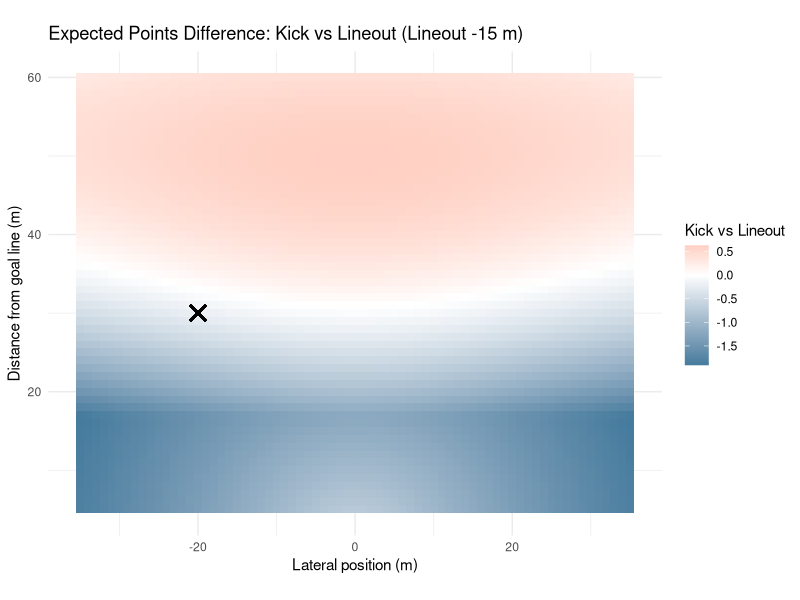
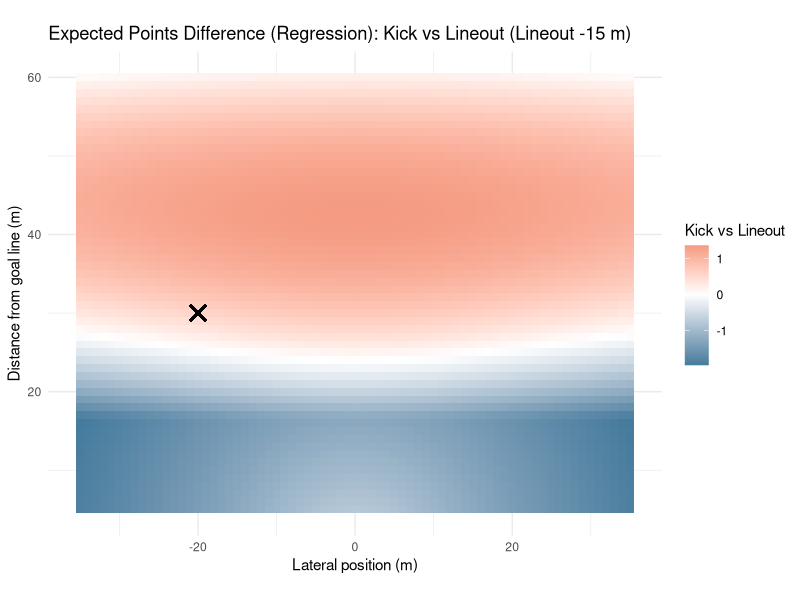
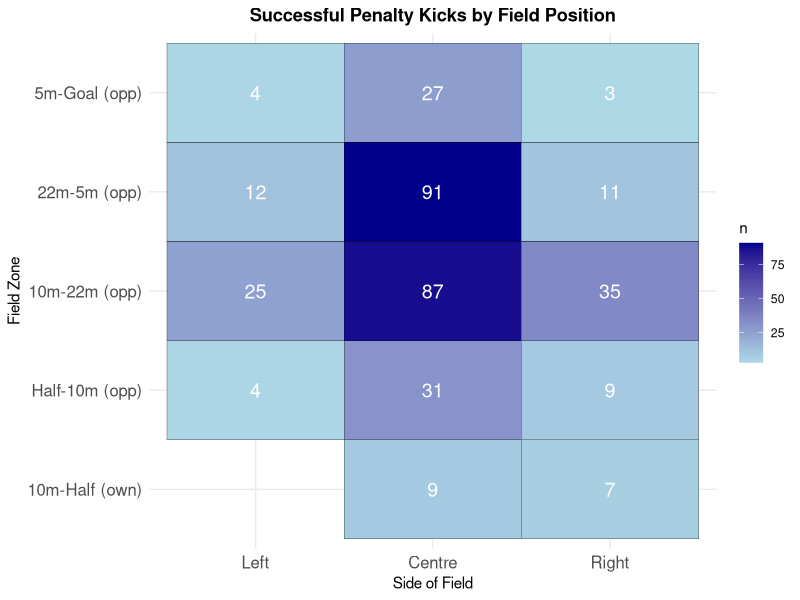
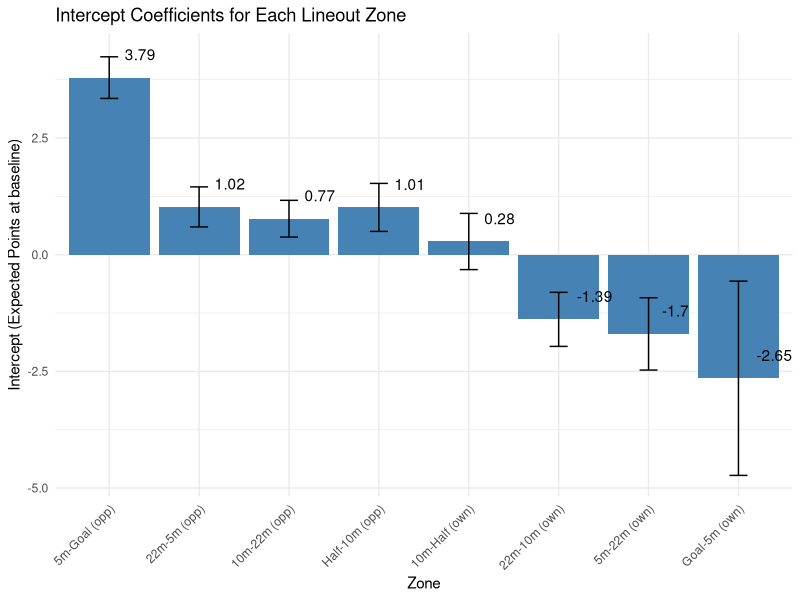
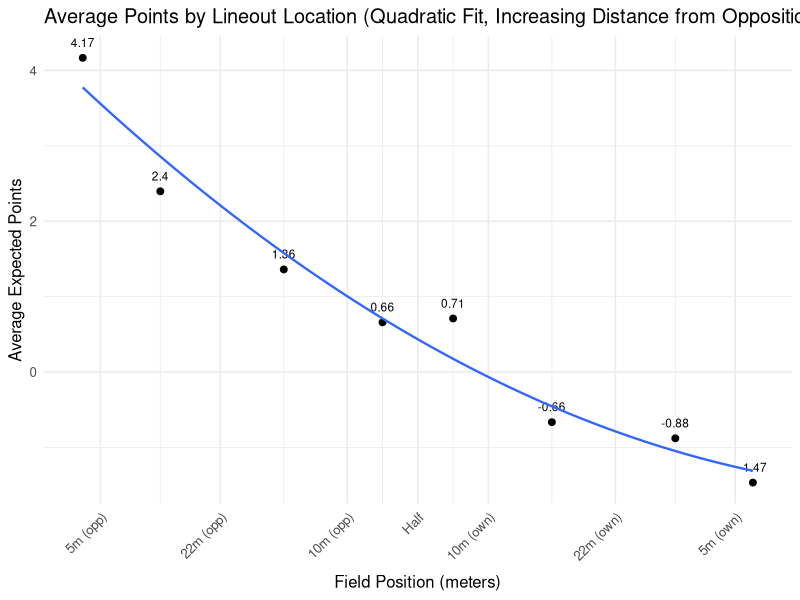
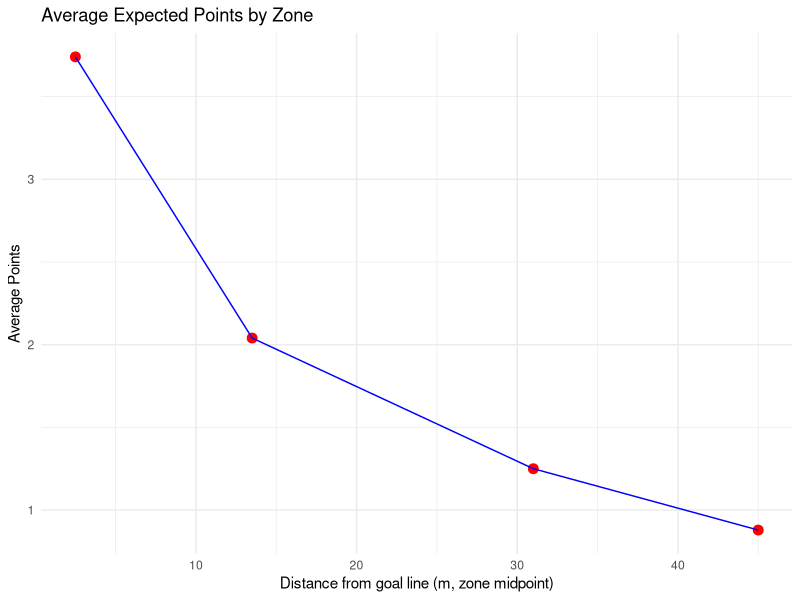
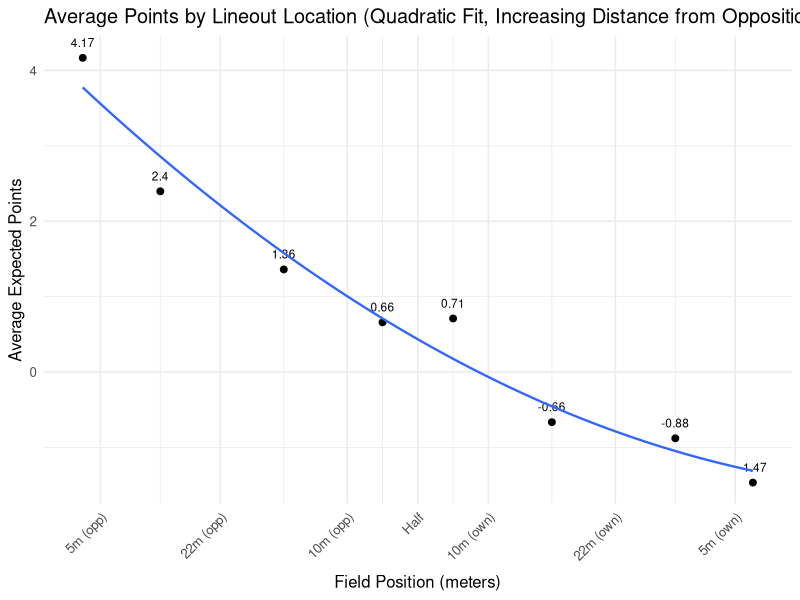
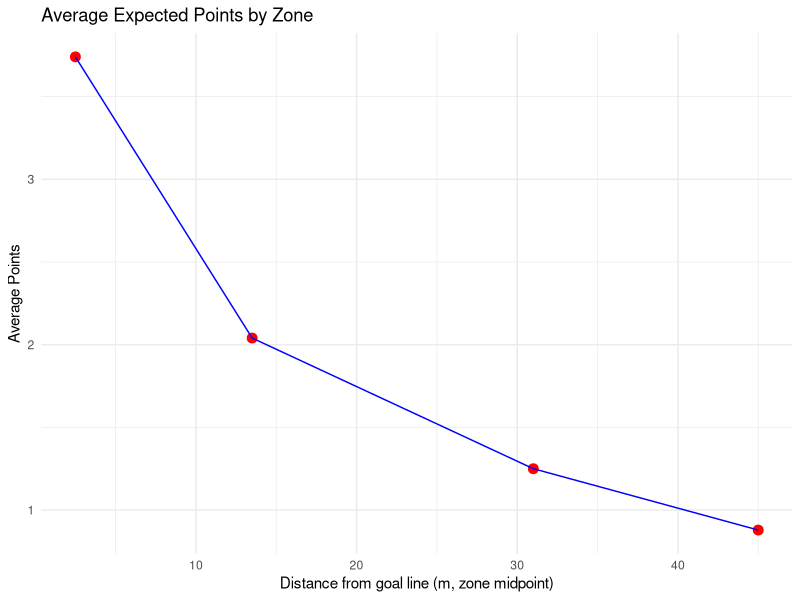

These charts were generated, in order, by the following R code:
##################
### REFERENCES ###
##################

# setwd("/Users/kennywatts/Documents/GitHub/Rugby-Expected-Points/")

## Links to Article
# https://www.data-ruck.com/blog/predicting-kicks-outcome/
# https://journals.sagepub.com/doi/10.1177/22150218251365220

## Data Download Link
# https://zenodo.org/api/records/13851563/files-archive

# Goal Kicking Data
# https://www.sciencedirect.com/science/article/pii/S1440244014000255


################
### PACKAGES ###
################

# install.packages("patchwork")
library(patchwork)

# install.packages("stringr")
library(stringr)

# install.packages("tidyverse")
library(tidyverse)

# install.packages("dplyr")
library(dplyr)

#################
### DATA LOAD ###
#################

# run from project directory (or within .Rproj)
phase_data = read_csv("data/phase_2018-19.csv")
# preview data
head(phase_data)

########################
### DATA EXPLORATION ###
#######################

# location where the phase began, determined determined by the metre lines dividing the pitch
unique(phase_data$Location)

# period between subsequent rucks
unique(phase_data$Phase)

# location on the pitch where the phase began, determined by the lineout lines dividing the pitch
unique(phase_data$Side)

# how did the play start?
unique(phase_data$Play_Start)

# upon scoring, the event was assigned to all phases since the previous scoring event
unique(phase_data$Outcome)

# points difference (I'm assuming for whoever has possession of the ball)
## oftentimes this is from perspective of the home team, but if it flips back and forth w/ possession then you're right
unique(phase_data$Points_Difference)

# phase data including cards

phase_data_cards <- phase_data

# remove instances when cards occur
phase_data <- phase_data %>%
  filter(
    Red_Cards_Own == 0,
    Red_Cards_Opp == 0,
    Yellow_Cards_Own == 0,
    Yellow_Cards_Opp == 0
  ) %>%
  select(-Red_Cards_Own, -Red_Cards_Opp, -Yellow_Cards_Own, -Yellow_Cards_Opp)

# get restarts
restarts <- phase_data %>%
  filter(Play_Start == "Restart Kick", Phase ==1)

# list of unique restart locations
unique(restarts$Location)

# successfulpenalty kicks and locations
successful_penalty_kicks <- phase_data %>%
  arrange(ID) %>% 
  mutate(
    prev_location = lag(Location),          # previous play location
    prev_team = lag(Team_In_Poss),          # previous team in possession
    prev_side = lag(Side),                  # previous side
    score_change = Points_Difference - lag(Points_Difference),
    
    # flip certain "own" zones to "opp"
    prev_location = case_when(
      prev_location == "Goal-5m (own)"   ~ "5m-Goal (opp)",
      prev_location == "5m-22m (own)"    ~ "22m-5m (opp)",
      prev_location == "22m-10m (own)"   ~ "10m-22m (opp)",
      TRUE ~ prev_location
    )
  ) %>%
  # isolate for 3-point scores
  filter(
    abs(score_change) == 3
  ) %>%
  select(ID, Round, Home, Away, Location, prev_location, prev_team, prev_side, Points_Difference, Outcome)
# preview data
print(successful_penalty_kicks)


# mapping successful penalty kicks

zone_levels <- c("Goal-5m (own)", "5m-22m (own)", "22m-10m (own)", "10m-Half (own)",
                 "Half-10m (opp)", "10m-22m (opp)", "22m-5m (opp)", "5m-Goal (opp)")

successful_penalty_kicks <- successful_penalty_kicks %>%
  mutate(
    prev_location = factor(prev_location, levels = zone_levels),
    prev_side = factor(prev_side, levels = c("Left", "Centre", "Right"))
  )

field_counts <- successful_penalty_kicks %>%
  count(prev_location, prev_side)

p1 <- ggplot(field_counts, aes(x = prev_side, y = prev_location, fill = n)) +
  geom_tile(color = "black") +
  geom_text(aes(label = n), color = "white", size = 5) +
  scale_fill_gradient(low = "lightblue", high = "darkblue") +
  labs(title = "Successful Penalty Kicks by Field Position",
       x = "Side of Field",
       y = "Field Zone") +
  theme_minimal() +
  theme(
    axis.text.x = element_text(size = 12),
    axis.text.y = element_text(size = 12),
    plot.title = element_text(hjust = 0.5, face = "bold")
  )

ggsave("plots/penalty_kicks_by_position.png", p1, width = 10, height = 8, dpi = 300)

# expected points of lineout in different locations

phase_data <- phase_data %>%
  mutate(
    # extract signed numbers inside parentheses: (+3), (-3), etc.
    points = str_extract(Outcome, "[-+]?\\d+") %>% as.numeric(),
    
    # handle cases with no number (e.g. "no score", turnovers)
    points = ifelse(is.na(points), 0, points)
  )

zones <- c(
  "5m-Goal (opp)",
  "22m-5m (opp)",
  "10m-22m (opp)",
  "Half-10m (opp)",
  "10m-Half (own)",
  "22m-10m (own)",
  "5m-22m (own)",
  "Goal-5m (own)"
)

lineouts_clean <- phase_data %>%
  filter(
    Play_Start == "Lineout",
    Location %in% zones,
    Phase == 1
  ) %>%
  arrange(Round, Home, Away, Team_In_Poss, desc(Seconds_Remaining))

expected_points_by_zone <- lineouts_clean %>%
  group_by(Location) %>%
  summarise(
    n_phases = n(),
    avg_points = mean(points, na.rm = TRUE),
    total_points = sum(points, na.rm = TRUE),
    .groups = "drop"
)

print(expected_points_by_zone)

#####
# Expected points using linear regression
#####

last_play <- phase_data_cards %>%
  group_by(Round, Home, Away) %>%
  filter(ID == max(ID)) %>%
  ungroup() %>%
  mutate(
    last_play_points = str_extract(Outcome, "[-+]?\\d+") %>% as.numeric(),
    last_play_points = ifelse(is.na(last_play_points), 0, last_play_points),
    
    Score_Change = last_play_points,
    
    Final_Points_Difference = Points_Difference + Score_Change,
    Final_Points_Diff_Home = if_else(Team_In_Poss == "Home",
                                     Final_Points_Difference,
                                     -Final_Points_Difference)
)

# making win percentage column

matches <- last_play %>%
  select(Round, Home, Away, Final_Points_Diff_Home) %>%
  distinct()

team_games <- matches %>%
  pivot_longer(cols = c(Home, Away),
               names_to = "Side",
               values_to = "Team") %>%
  mutate(
    Win = case_when(
      Side == "Home" & Final_Points_Diff_Home > 0 ~ 1,
      Side == "Home" & Final_Points_Diff_Home <= 0 ~ 0,
      Side == "Away" & Final_Points_Diff_Home < 0 ~ 1,
      Side == "Away" & Final_Points_Diff_Home >= 0 ~ 0
    ),
    Round = as.numeric(Round)
  ) %>%
  arrange(Team, Round)

team_games <- team_games %>%
  group_by(Team) %>%
  arrange(Round) %>%
  mutate(
    Games_Played = lag(row_number(), default = 0),
    Wins_Before = lag(cumsum(Win), default = 0),
    WinPct_Before = if_else(Games_Played == 0, 0.5, Wins_Before / Games_Played)
  ) %>%
  ungroup()

phase_data_cards <- phase_data_cards %>%
  mutate(
    Team_for_join = case_when(
      Team_In_Poss == "Home" ~ Home,
      Team_In_Poss == "Away" ~ Away
    )
  )

phase_data_cards <- phase_data_cards %>%
  left_join(
    team_games %>% select(Team, Round, WinPct_Before),
    by = c("Team_for_join" = "Team", "Round" = "Round")
  )

regression_lineouts <- phase_data_cards %>%
  filter(
    Play_Start == "Lineout",
    Location %in% zones,
    Phase == 1
  )

regression_lineouts <- regression_lineouts %>%
  mutate(
    Home_Attack = if_else(Team_In_Poss == "Home", 1, 0)
  )

regression_lineouts <- regression_lineouts %>%
  mutate(
    Opponent = if_else(Team_In_Poss == "Home", Away, Home)
  ) %>%
  left_join(
    team_games %>% select(Team, Round, WinPct_Before) %>%
      rename(Opponent = Team,
             Opponent_WinPct = WinPct_Before),
    by = c("Opponent", "Round")
  )

regression_lineouts <- regression_lineouts %>%
  mutate(
    WinPct_Diff = WinPct_Before - Opponent_WinPct
  )

regression_lineouts <- regression_lineouts %>%
  mutate(
    Card_Diff = (Yellow_Cards_Opp + Red_Cards_Opp) - (Yellow_Cards_Own + Red_Cards_Own)
  )

regression_lineouts <- regression_lineouts %>%
  mutate(
  points = str_extract(Outcome, "[-+]?\\d+") %>% as.numeric(),
  points = ifelse(is.na(points), 0, points))

lineouts_by_zone <- split(regression_lineouts, regression_lineouts$Location)

zone_regressions <- list()

for (zone_name in names(lineouts_by_zone)) {
  df <- lineouts_by_zone[[zone_name]]
  
  lm_zone <- lm(points ~ Seconds_Remaining + Home_Attack + WinPct_Diff + Card_Diff, data = df)
  
  zone_regressions[[zone_name]] <- lm_zone
}

# Expected points for each zone using regression

library(broom)

zone_coefficients <- lapply(names(zone_regressions), function(zone) {
  broom::tidy(zone_regressions[[zone]]) %>%
    mutate(Location = zone)
}) %>%
  bind_rows()

zones_order <- c(
  "5m-Goal (opp)",
  "22m-5m (opp)",
  "10m-22m (opp)",
  "Half-10m (opp)",
  "10m-Half (own)",
  "22m-10m (own)",
  "5m-22m (own)",
  "Goal-5m (own)"
)

intercepts <- zone_coefficients %>%
  filter(term == "(Intercept)")

intercepts <- intercepts %>%
  mutate(Location = factor(Location, levels = zones_order))

reg_plot <- ggplot(intercepts, aes(x = Location, y = estimate)) +
  geom_col(fill = "steelblue") +
  geom_errorbar(aes(ymin = estimate - std.error, ymax = estimate + std.error), width = 0.2) +
  geom_text(aes(label = round(estimate, 2)),
            nudge_y = 0.5,   # move labels slightly above the bars
            hjust = -0.5) +   # center horizontally
  labs(
    x = "Zone",
    y = "Intercept (Expected Points at baseline)",
    title = "Intercept Coefficients for Each Lineout Zone"
  ) +
  theme_minimal() +
  theme(axis.text.x = element_text(angle = 45, hjust = 1))

ggsave("plots/reg_plot.png", reg_plot, width = 10, height = 6, dpi = 300)

# Expected Points of Lineout All Areas of the pitch

expected_points_by_zone <- lineouts_clean %>%
  group_by(Location) %>%
  summarise(
    n_phases = n(),
    avg_points = mean(points, na.rm = TRUE),
    total_points = sum(points, na.rm = TRUE),
    .groups = "drop"
  ) %>%
  mutate(Location = factor(Location, levels = zones_order)) %>%
  arrange(Location)

expected_points_regression <- intercepts %>%
  mutate(Location = factor(Location, levels = zones_order)) %>%
  arrange(Location)

# Print Table
print(expected_points_by_zone)

# Plot of Meteres vs Expected Points of Lineout

field_lines <- c(5, 22, 40, 50, 60, 78, 95)
line_names <- c("5m (opp)", "22m (opp)", "10m (opp)", "Half", "10m (own)", "22m (own)", "5m (own)")

zone_meters <- c(2.5, 13.5, 31, 45, 55, 69, 86.5, 97.5)

expected_points_by_zone$Location <- factor(expected_points_by_zone$Location, levels = zones_order)
expected_points_by_zone$meter_x <- zone_meters[match(as.character(expected_points_by_zone$Location), zones_order)]

expected_points_regression$Location <- factor(expected_points_regression$Location, levels = zones_order)
expected_points_regression$meter_x <- zone_meters[match(as.character(expected_points_regression$Location), zones_order)]

# Computing Quadratic Minimum

quad_fit_tmp <- lm(avg_points ~ poly(meter_x, 2), data = expected_points_by_zone)
quad_fit_reg <- lm(estimate ~ poly(meter_x, 2), data = expected_points_regression)

grid_x <- seq(min(expected_points_by_zone$meter_x, na.rm = TRUE),
              max(expected_points_by_zone$meter_x, na.rm = TRUE),
              length.out = 2000)

pred_tmp <- predict(quad_fit_tmp, newdata = data.frame(meter_x = grid_x))
pred_reg <- predict(quad_fit_reg, newdata = data.frame(meter_x = grid_x))

cap_x <- grid_x[which.min(pred_tmp)]
cap_x_reg <- grid_x[which.min(pred_reg)]

lineout_plot <- ggplot(expected_points_by_zone, aes(x = meter_x, y = avg_points)) +
  geom_point(size = 2) +
  geom_text(aes(label = round(avg_points, 2)), vjust = -1.2, size = 3, check_overlap = TRUE) +
  geom_smooth(method = "lm", formula = y ~ poly(pmin(x,  cap_x), 2), se = FALSE, linewidth = 0.8) +
  scale_x_continuous(
    breaks = field_lines,
    labels = line_names,
    expand = expansion(add = c(3, 3)),
    limits = c(0, 100)  # ensures full field range
  ) +
  labs(
    title = "Average Points by Lineout Location (Quadratic Fit, Increasing Distance from Opposition Goal Line)",
    x = "Field Position (meters)",
    y = "Average Expected Points"
  ) +
  theme_minimal(base_size = 12) +
  theme(
    axis.text.x = element_text(angle = 45, hjust = 1),
    axis.title.x = element_text(margin = ggplot2::margin(t = unit(8, "pt")))
  )

ggsave("plots/lineout_plot.png", lineout_plot, width = 10, height = 6, dpi = 300)

df <- tibble::tibble(
  y_mid = c(31, 13.5, 2.5, 45),
  avg_points = c(1.25, 2.04, 3.74, 0.879)
)

p2 <- ggplot(df, aes(x = y_mid, y = avg_points)) +
  geom_point(size = 3, color = "red") +
  geom_line(group = 1, color = "blue") +
  labs(
    title = "Average Expected Points by Zone",
    x = "Distance from goal line (m, zone midpoint)",
    y = "Average Points"
  ) +
  theme_minimal()

ggsave("plots/expected_points_by_zone.png", p2, width = 10, height = 6, dpi = 300)

# Regression quad plot

lineout_plot_reg <- ggplot(expected_points_regression, aes(x = meter_x, y = estimate)) +
  geom_point(size = 2) +
  geom_text(aes(label = round(estimate, 2)), vjust = -1.2, size = 3, check_overlap = TRUE) +
  geom_smooth(method = "lm", formula = y ~ poly(pmin(x,  cap_x_reg), 3), se = FALSE, linewidth = 0.8) +
  scale_x_continuous(
    breaks = field_lines,
    labels = line_names,
    expand = expansion(add = c(3, 3)),
    limits = c(0, 100)  # ensures full field range
  ) +
  labs(
    title = "Average Points by Lineout Location (Cubic Fit, Increasing Distance from Opposition Goal Line)",
    x = "Field Position (meters)",
    y = "Average Expected Points"
  ) +
  theme_minimal(base_size = 12) +
  theme(
    axis.text.x = element_text(angle = 45, hjust = 1),
    axis.title.x = element_text(margin = ggplot2::margin(t = unit(8, "pt")))
  )

ggsave("plots/lineout_plot_reg.png", lineout_plot, width = 10, height = 6, dpi = 300)

df_reg <- tibble::tibble(
  y_mid = c(31, 13.5, 2.5, 45),
  estimate = c(1.25, 2.04, 3.74, 0.879)
)

p2_reg <- ggplot(df_reg, aes(x = y_mid, y = estimate)) +
  geom_point(size = 3, color = "red") +
  geom_line(group = 1, color = "blue") +
  labs(
    title = "Average Expected Points by Zone",
    x = "Distance from goal line (m, zone midpoint)",
    y = "Average Points"
  ) +
  theme_minimal()

ggsave("plots/expected_points_regression.png", p2_reg, width = 10, height = 6, dpi = 300)

# coefficients from logistic regression (REPLICATE THIS)
beta_angle <- 0.45
beta_distance <- -0.022
intercept <- -1.78

x_vals <- seq(-35, 35, by = 1)
y_vals <- seq(5, 60, by = 1)
grid <- expand.grid(x = x_vals, y = y_vals)

# SET THIS AS DEFAULT VALUE, CORRECT IF NOT SO
post_half_width <- 2.81

# logistic function
logit_prob <- function(angle, distance) {
  1 / (1 + exp(-(beta_angle * angle + beta_distance * distance + intercept)))
}

compute_expected_points <- function(x, y, post_half_width = 2.81) {
  # positions of the posts along the x-axis
  left_post_x  <- -post_half_width
  right_post_x <-  post_half_width
  
  # distances to the posts from kicker at (x, y)
  angle_left  <- atan2(x + left_post_x, y)
  angle_right <- atan2(x - right_post_x, y)
  
  # angular width of target
  angle <- angle_right - angle_left
  
  # logistic probability
  distance <- sqrt(x^2 + y^2)
  prob_raw <- logit_prob(angle, distance)
  
  prob_raw
}

grid <- grid %>%
  mutate(
    prob_raw_pos = compute_expected_points(x, y),
    prob_raw_neg = compute_expected_points(-x, y),  # mirror kicker position
    prob_raw_max = pmax(prob_raw_pos, prob_raw_neg)
  ) %>%
  mutate(
    prob = prob_raw_max / max(prob_raw_max),
    expected_points = prob * 3 + (1-prob)*0.604    # 0.604 obtained from expected points following a 22 meter drop out
  )


# plot symmetric heatmap
thresholds <- c(0.8, 0.6, 0.4, 0.2)

p3 <- ggplot(grid, aes(x = x, y = y, fill = prob)) +
  geom_tile() +
  geom_contour(aes(z = prob),
               breaks = thresholds,
               color = "white",
               linewidth = 0.8,
               linetype = "dashed") +
  scale_fill_viridis_c(option = "magma", name = "Expected Prob") +
  coord_fixed() +
  labs(
    title = "Expected Probability of Kick Success (Symmetric)",
    x = "Lateral position (m)",
    y = "Distance from goal line (m)"
  ) +
  theme_minimal()

ggsave("plots/kick_success_probability.png", p3, width = 12, height = 10, dpi = 300)

p4 <- ggplot(grid, aes(x = x, y = y, fill = expected_points)) +
  geom_tile() +
  scale_fill_viridis_c(option = "magma", name = "Expected Points") +
  coord_fixed() +
  labs(
    title = "Expected Points of Kick Success (Symmetric)",
    x = "Lateral position (m)",
    y = "Distance from goal line (m)"
  ) +
  theme_minimal()

ggsave("plots/expected_points_heatmap.png", p4, width = 12, height = 10, dpi = 300)



# Expected Points after Penalty miss (drop kick from opposition 22m)

all_restarts <- restarts

head(all_restarts)
table(all_restarts$Location)

# Need to Remove All Restarts After Tries and Penalties

restarts_not_after_score <- phase_data %>%
  mutate(
    prev_ID = lag(ID),
    prev_Points = lag(Points_Difference),
    prev_Play = lag(Play_Start),
    prev_Team_In_Poss = lag(Team_In_Poss)
  ) %>%
  filter(
    Phase == 1,
    Play_Start == "Restart Kick",
    !is.na(prev_ID),
    abs(Points_Difference - prev_Points) == 0,
    Seconds_Remaining < 4795,
    !between(Seconds_Remaining, 2390, 2400)
  )



head(restarts_not_after_score)
table(restarts_not_after_score$Location)


# Filtering out unreasonable locations

avg_points_by_location_restarts <- restarts_not_after_score %>%
  group_by(Location) %>%
  summarise(
    n = n(),
    avg_expected_points = mean(points, na.rm = TRUE)
  ) %>%
  arrange(desc(avg_expected_points))

print(avg_points_by_location_restarts)

overall_avg_points_restarts <- restarts_not_after_score %>%
  summarise(overall_avg_expected_points = mean(points, na.rm = TRUE))

print(overall_avg_points_restarts)


# lineout expected points

expected_points_by_zone <- tibble(
  Location = c("10m-22m (opp)", "22m-5m (opp)", "5m-Goal (opp)", "Half-10m (opp)"),
  y_mid = c(31, 13.5, 2.5, 45),
  avg_points = c(1.25, 2.04, 3.74, 0.879)
)

expected_points_by_zone_reg <- tibble(
  Location = c("10m-22m (opp)", "22m-5m (opp)", "5m-Goal (opp)", "Half-10m (opp)"),
  y_mid = c(31, 13.5, 2.5, 45),
  avg_points = c(0.77, 1.02, 3.79, 1.01)
)

# fit quadratic function
quad_fit <- lm(avg_points ~ poly(y_mid, 2, raw = TRUE), data = expected_points_by_zone)
quad_fit_reg <- lm(avg_points ~ poly(y_mid, 2, raw = TRUE), data = expected_points_by_zone_reg)

y_dense <- seq(min(expected_points_by_zone$y_mid),
               max(expected_points_by_zone$y_mid), length.out = 500)
y_dense_reg <- seq(min(expected_points_by_zone_reg$y_mid),
               max(expected_points_by_zone_reg$y_mid), length.out = 500)

fitted_dense <- predict(quad_fit, newdata = data.frame(y_mid = y_dense))
fitted_dense_reg <- predict(quad_fit_reg, newdata = data.frame(y_mid = y_dense_reg))

p5 <- ggplot() +
  geom_point(data = expected_points_by_zone, aes(x = y_mid, y = avg_points), color = "blue") +
  geom_line(aes(x = y_dense, y = fitted_dense), color = "red", linewidth = 1) +
  labs(title = "Quadratic Fit to Average Points by Zone",
       x = "y_mid",
       y = "Average Points") +
  theme_minimal()

ggsave("plots/quadratic_fit.png", p5, width = 10, height = 6, dpi = 300)

p5_reg <- ggplot() +
  geom_point(data = expected_points_by_zone_reg, aes(x = y_mid, y = avg_points), color = "blue") +
  geom_line(aes(x = y_dense_reg, y = fitted_dense_reg), color = "red", linewidth = 1) +
  labs(title = "Quadratic Fit to Average Points by Zone",
       x = "y_mid",
       y = "Average Points") +
  theme_minimal()

ggsave("plots/quadratic_fit_reg.png", p5, width = 10, height = 6, dpi = 300)

interpolate_quad <- function(x) {
  predict(quad_fit, newdata = data.frame(y_mid = x))
}

interpolate_quad_reg <- function(x) {
  predict(quad_fit_reg, newdata = data.frame(y_mid = x))
}

grid <- grid %>%
  mutate(
    avg_points_interp = interpolate_quad(y),
    point_diff = expected_points - avg_points_interp
  )

grid_reg <- grid %>%
  mutate(
    avg_points_interp = interpolate_quad_reg(y),
    point_diff = expected_points - avg_points_interp
  )

# graph of if the lineout takes place at the same distance from goal as kick
p6 <- ggplot(grid, aes(x = x, y = y, fill = point_diff)) +
  geom_tile() +
  scale_fill_gradient2(
    low = "#457B9D",    # darker blue for negative
    mid = "white",       # zero
    high = "#E76F51",   # darker orange/red for positive
    midpoint = 0,
    name = "Kick vs Lineout"
  ) +
  coord_fixed() +
  labs(
    title = "Expected Points Difference: Kick vs Lineout",
    x = "Lateral position (m)",
    y = "Distance from goal line (m)"
  ) +
  theme_minimal()

ggsave("plots/kick_vs_lineout_comparison.png", p6, width = 12, height = 10, dpi = 300)


p6_reg <- ggplot(grid_reg, aes(x = x, y = y, fill = point_diff)) +
  geom_tile() +
  scale_fill_gradient2(
    low = "#457B9D",    # darker blue for negative
    mid = "white",       # zero
    high = "#E76F51",   # darker orange/red for positive
    midpoint = 0,
    name = "Kick vs Lineout"
  ) +
  coord_fixed() +
  labs(
    title = "Expected Points Difference (Regression): Kick vs Lineout",
    x = "Lateral position (m)",
    y = "Distance from goal line (m)"
  ) +
  theme_minimal()

ggsave("plots/kick_vs_lineout_comparison_reg.png", p6_reg, width = 12, height = 10, dpi = 300)

# with a y shift

y_shifts <- c(0, -5, -10, -15, -20, -25)

plots <- lapply(y_shifts, function(shift) {
  
  grid_shifted <- grid %>%
    mutate(
      avg_points_interp = pmin(interpolate_quad(y + shift), 3.74),  # cap at 3.74
      point_diff = expected_points - avg_points_interp
    )
  
  p <- ggplot(grid_shifted, aes(x = x, y = y, fill = point_diff)) +
    geom_tile() +
    scale_fill_gradient2(
      low = "#457B9D",    # darker blue for negative
      mid = "white",       # zero
      high = "#E76F51",   # darker orange/red for positive
      midpoint = 0,
      name = "Kick vs Lineout"
    ) +
    coord_fixed() +
    labs(
      title = paste("Expected Points Difference: Kick vs Lineout (Lineout", shift, "m)"),
      x = "Lateral position (m)",
      y = "Distance from goal line (m)"
    ) +
    theme_minimal()
  
  # Save each plot
  filename <- paste0("plots/kick_vs_lineout_shift_", abs(shift), "m.png")
  ggsave(filename, p, width = 12, height = 10, dpi = 300)
  
  p
})

plots_reg <- lapply(y_shifts, function(shift) {
  
  grid_shifted_reg <- grid_reg %>%
    mutate(
      avg_points_interp = pmin(interpolate_quad_reg(y + shift), 3.79),  # cap at 3.79
      point_diff = expected_points - avg_points_interp
    )
  
  p_reg <- ggplot(grid_shifted_reg, aes(x = x, y = y, fill = point_diff)) +
    geom_tile() +
    scale_fill_gradient2(
      low = "#457B9D",    # darker blue for negative
      mid = "white",       # zero
      high = "#E76F51",   # darker orange/red for positive
      midpoint = 0,
      name = "Kick vs Lineout"
    ) +
    coord_fixed() +
    labs(
      title = paste("Expected Points Difference (Regression): Kick vs Lineout (Lineout", shift, "m)"),
      x = "Lateral position (m)",
      y = "Distance from goal line (m)"
    ) +
    theme_minimal()
  
  # Save each plot
  filename <- paste0("plots/kick_vs_lineout_reg_shift_", abs(shift), "m.png")
  ggsave(filename, p_reg, width = 12, height = 10, dpi = 300)
  
  p_reg
})

# Specific y shift and decision marker

y_shift <- -15

marker_x <- -20
marker_y <- 30

grid_shifted <- grid %>%
  mutate(
    avg_points_interp = pmin(interpolate_quad(y + y_shift), 3.74),
    point_diff = expected_points - avg_points_interp
  )

grid_shifted_reg <- grid %>%
  mutate(
    avg_points_interp = pmin(interpolate_quad_reg(y + y_shift), 3.79),
    point_diff = expected_points - avg_points_interp
  )

decision_marker <- ggplot(grid_shifted, aes(x = x, y = y, fill = point_diff)) +
  geom_tile() +
  scale_fill_gradient2(
    low = "#457B9D",    # darker blue for negative
    mid = "white",       # zero
    high = "#E76F51",   # darker orange/red for positive
    midpoint = 0,
    name = "Kick vs Lineout"
  ) +
  coord_fixed() +
  labs(
    title = paste("Expected Points Difference: Kick vs Lineout (Lineout", y_shift, "m)"),
    x = "Lateral position (m)",
    y = "Distance from goal line (m)"
  ) +
  theme_minimal() +
  # Add your marker
  geom_point(aes(x = marker_x, y = marker_y), color = "black", size = 4, shape = 4, stroke = 1.2)

ggsave("plots/kick_vs_lineout_shift_15m_marker.png", decision_marker, width = 12, height = 10, dpi = 300)

decision_marker

decision_marker_reg <- ggplot(grid_shifted_reg, aes(x = x, y = y, fill = point_diff)) +
  geom_tile() +
  scale_fill_gradient2(
    low = "#457B9D",    # darker blue for negative
    mid = "white",       # zero
    high = "#E76F51",   # darker orange/red for positive
    midpoint = 0,
    name = "Kick vs Lineout"
  ) +
  coord_fixed() +
  labs(
    title = paste("Expected Points Difference (Regression): Kick vs Lineout (Lineout", y_shift, "m)"),
    x = "Lateral position (m)",
    y = "Distance from goal line (m)"
  ) +
  theme_minimal() +
  # Add your marker
  geom_point(aes(x = marker_x, y = marker_y), color = "black", size = 4, shape = 4, stroke = 1.2)

ggsave("plots/kick_vs_lineout_shift_15m_marker_reg.png", decision_marker_reg, width = 12, height = 10, dpi = 300)

decision_marker_reg

marker_value <- grid_shifted %>%
  filter(x == marker_x, y == marker_y) %>%
  select(expected_points, avg_points_interp, point_diff)

marker_value <- marker_value %>%
  mutate(
    expected_points = round(expected_points, 2),
    avg_points_interp = round(avg_points_interp, 2),
    point_diff = round(point_diff, 2)
  )

marker_value

marker_value_reg <- grid_shifted_reg %>%
  filter(x == marker_x, y == marker_y) %>%
  select(expected_points, avg_points_interp, point_diff)

marker_value_reg <- marker_value_reg %>%
  mutate(
    expected_points = round(expected_points, 2),
    avg_points_interp = round(avg_points_interp, 2),
    point_diff = round(point_diff, 2)
  )

marker_value_reg


# All Blacks vs South Africa Game

sep_game_data_csv = read_csv("data/All Blacks vs South Africa Game Sep 16th.csv")

sep_game_data_csv <- sep_game_data_csv %>%
  rename(
    x = `x location`,
    y = `y location`
  ) %>%
  mutate(
    x = x - 35
  )
  
sep_game_data <- sep_game_data_csv %>%
  left_join(grid, by = c("x", "y"))

sep_game_data <- sep_game_data %>%
  mutate(
    optimal_decision = if_else(point_diff > 0, "lineout", "kick")
  )

decision_tbl <- sep_game_data %>%
  select(Decision, optimal_decision, point_diff)
print(decision_tbl)

decision_tbl <- decision_tbl %>%
  mutate(
    missed_points = if_else(Decision == optimal_decision, 0, point_diff)
  )
print(decision_tbl)

sum(abs(decision_tbl$missed_points))

sep_game_data_reg <- sep_game_data_csv %>%
  left_join(grid_reg, by = c("x", "y"))

sep_game_data_reg <- sep_game_data_reg %>%
  mutate(
    optimal_decision = if_else(point_diff > 0, "lineout", "kick")
  )

decision_tbl_reg <- sep_game_data_reg %>%
  select(Decision, optimal_decision, point_diff)
print(decision_tbl_reg)

decision_tbl_reg <- decision_tbl_reg %>%
  mutate(
    missed_points = if_else(Decision == optimal_decision, 0, point_diff)
  )
print(decision_tbl_reg)

sum(abs(decision_tbl_reg$missed_points))


# Graphing Decision Boundary


# Not same location as SA
marker_x <- -20
marker_y <- 30

y_shifts <- seq(0, -25, by = -1)

shift_results <- lapply(y_shifts, function(shift) {
  grid_shifted <- grid %>%
    mutate(
      avg_points_interp = pmin(interpolate_quad(y + shift), 3.74),
      point_diff = expected_points - avg_points_interp
    )
  
  marker_val <- grid_shifted %>%
    mutate(dist = sqrt((x - marker_x)^2 + (y - marker_y)^2)) %>%
    slice_min(dist, n = 1) %>%
    select(expected_points, avg_points_interp)
  
  tibble(
    y_shift = shift,
    kick_EP = marker_val$expected_points,
    lineout_EP = marker_val$avg_points_interp
  )
}) %>%
  bind_rows()

shift_results_reg <- lapply(y_shifts, function(shift) {
  grid_shifted_reg <- grid_reg %>%
    mutate(
      avg_points_interp = pmin(interpolate_quad_reg(y + shift), 3.74),
      point_diff = expected_points - avg_points_interp
    )
  
  marker_val_reg <- grid_shifted_reg %>%
    mutate(dist = sqrt((x - marker_x)^2 + (y - marker_y)^2)) %>%
    slice_min(dist, n = 1) %>%
    select(expected_points, avg_points_interp)
  
  tibble(
    y_shift = shift,
    kick_EP = marker_val_reg$expected_points,
    lineout_EP = marker_val_reg$avg_points_interp
  )
}) %>%
  bind_rows()

shift_results_long <- shift_results %>%
  mutate(y_shift_plot = abs(y_shift)) %>%
  pivot_longer(
    cols = c(kick_EP, lineout_EP),
    names_to = "Option",
    values_to = "Expected_Points"
  )

shift_results_long_reg <- shift_results_reg %>%
  mutate(y_shift_plot = abs(y_shift)) %>%
  pivot_longer(
    cols = c(kick_EP, lineout_EP),
    names_to = "Option",
    values_to = "Expected_Points"
  )

f <- function(shift) interpolate_quad(marker_y + shift) - shift_results$kick_EP[1]

zero_shift <- -uniroot(f, c(-50, 0))$root

zero_shift

f_reg <- function(shift) interpolate_quad_reg(marker_y + shift) - shift_results_reg$kick_EP[1]

zero_shift_reg <- -uniroot(f_reg, c(-50, 0))$root

zero_shift_reg


delta_intercept <- ggplot(shift_results_long, aes(x = y_shift_plot, y = Expected_Points, color = Option)) +
  geom_line(size = 1.2) +
  geom_point(size = 2) +
  geom_vline(xintercept = abs(zero_shift), linetype = "dashed", color = "black") +
  annotate(
    "text",
    x = abs(zero_shift) + 1,  # shift label slightly right (adjust as needed)
    y = max(shift_results_long$Expected_Points),
    label = sprintf("Intercept = %.2f m", abs(zero_shift)),
    vjust = -0.5,
    hjust = 0
  ) +
  theme_minimal() +
  labs(
    title = paste("Expected Points vs Lineout Shift at (", marker_x, ",", marker_y, ")"),
    x = "Yards Gained for Lineout (m)",
    y = "Expected Points",
    color = "Option"
  )

ggsave("plots/delta_intercept_graph.png", delta_intercept, width = 12, height = 10, dpi = 300)

delta_intercept_reg <- ggplot(shift_results_long_reg, aes(x = y_shift_plot, y = Expected_Points, color = Option)) +
  geom_line(size = 1.2) +
  geom_point(size = 2) +
  geom_vline(xintercept = abs(zero_shift_reg), linetype = "dashed", color = "black") +
  annotate(
    "text",
    x = abs(zero_shift_reg) + 1,  # shift label slightly right (adjust as needed)
    y = max(shift_results_long_reg$Expected_Points),
    label = sprintf("Intercept = %.2f m", abs(zero_shift_reg)),
    vjust = -0.5,
    hjust = 0
  ) +
  theme_minimal() +
  labs(
    title = paste("Expected Points vs Lineout Shift at (", marker_x, ",", marker_y, ")"),
    x = "Yards Gained for Lineout (m)",
    y = "Expected Points",
    color = "Option"
  )

ggsave("plots/delta_intercept_graph_reg.png", delta_intercept_reg, width = 12, height = 10, dpi = 300)
